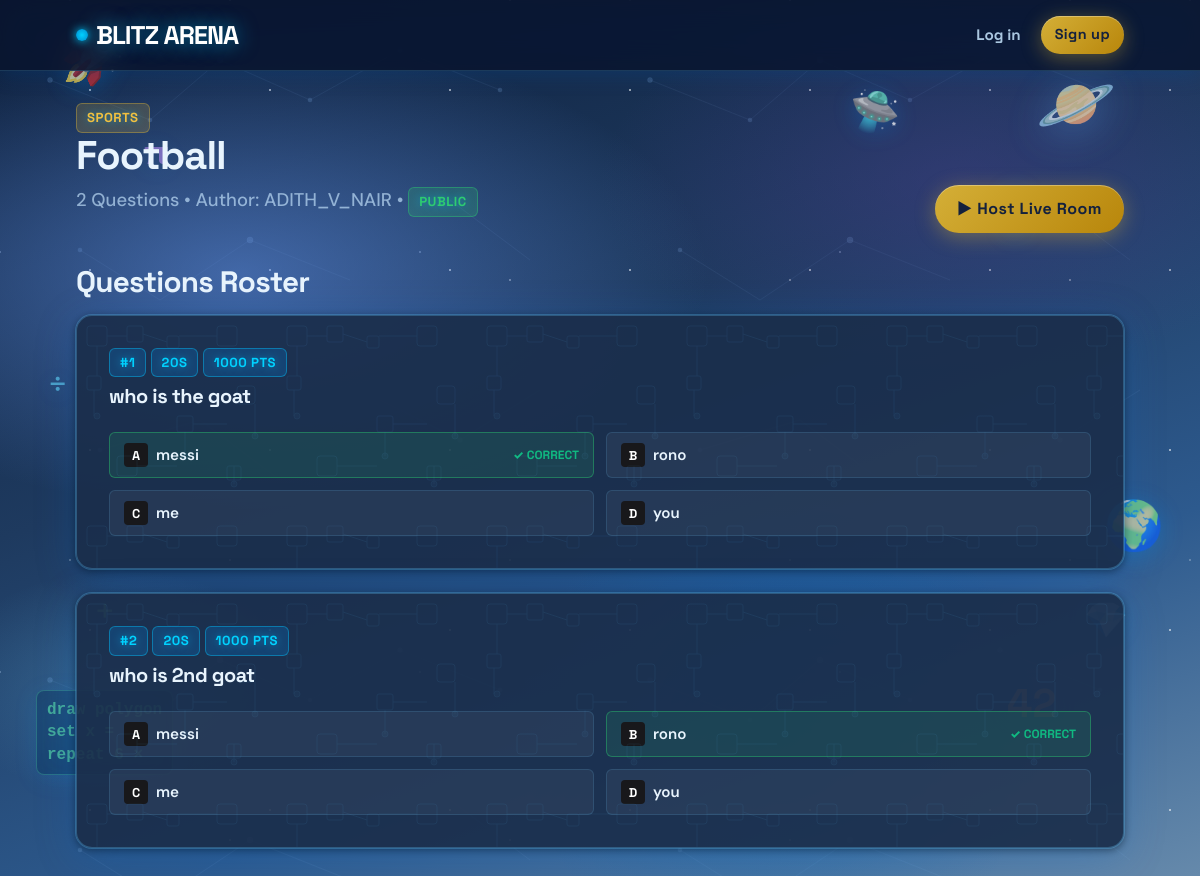
Page /quizzes/3/ on the committed database.
### apps/quizzes/models.py (models this page shows, shortened)
class Quiz(models.Model):
    owner = models.ForeignKey(
        settings.AUTH_USER_MODEL,
        on_delete=models.CASCADE,
        related_name='quizzes'
    )
    title = models.CharField(max_length=255)
    topic = models.CharField(max_length=100, blank=True, default='General')
    is_public = models.BooleanField(default=True)
    created_by_ai = models.BooleanField(default=False)
    created_at = models.DateTimeField(auto_now_add=True)
    class Meta:
        ordering = ['-created_at']

class Question(models.Model):
    quiz = models.ForeignKey(
        Quiz,
        on_delete=models.CASCADE,
        related_name='questions'
    )
    text = models.TextField()
    order = models.PositiveIntegerField(default=1)
    time_limit = models.PositiveIntegerField(default=20, help_text="Time limit in seconds")
    points = models.PositiveIntegerField(default=1000)
    class Meta:
        ordering = ['order', 'id']

class Option(models.Model):
    question = models.ForeignKey(
        Question,
        on_delete=models.CASCADE,
        related_name='options'
    )
    text = models.CharField(max_length=255)
    is_correct = models.BooleanField(default=False)

### apps/accounts/models.py (models this page shows, shortened)
class User(AbstractUser):
    avatar = models.CharField(max_length=50, default='default', blank=True)
    xp = models.PositiveIntegerField(default=0)

### apps/quizzes/views.py (the view)
# urls.py: path('<int:quiz_id>/', views.quiz_detail_view, name='quiz_detail'),
def quiz_detail_view(request, quiz_id):
    quiz = get_object_or_404(Quiz.objects.prefetch_related('questions__options'), id=quiz_id)
    is_owner = request.user.is_authenticated and quiz.owner == request.user
    return render(request, 'quizzes/detail.html', {
        'quiz': quiz,
        'is_owner': is_owner,
    })

### templates/quizzes/detail.html (shortened to what this page needs)
{% extends 'base.html' %}
{% block content %}
<div class="page-header">
  <div class="page-header-flex">
    <div>
      <div class="badge badge-accent">{{ quiz.topic }}</div>
      <h1 class="page-title">{{ quiz.title }}</h1>
      <p class="page-subtitle">
        {{ quiz.questions.count }} Question{{ quiz.questions.count|pluralize }} &bull; Author: {{ quiz.owner.username }}
        {% if quiz.is_public %}&bull; <span class="badge badge-good">Public</span>{% else %}&bull; <span class="badge">Private</span>{% endif %}
      </p>
    </div>
    <div class="header-actions">
      <a href="/rooms/create/{{ quiz.id }}/" class="btn btn-primary">&#9658; Host Live Room</a>
    </div>
  </div>
</div>
<div class="questions-section">
  <h2>Questions Roster</h2>
  {% if quiz.questions.all %}
    <div class="question-list">
      {% for question in quiz.questions.all %}
        <div class="card question-preview-card">
          <div class="card-header">
            <div>
              <span class="badge">#{{ question.order }}</span>
              <span class="badge">{{ question.time_limit }}s</span>
              <span class="badge">{{ question.points }} pts</span>
              <h3 class="card-title question-text-preview">{{ question.text }}</h3>
            </div>
          </div>
          <div class="options-preview-grid">
            {% for opt in question.options.all %}
              <div class="option-preview-item {% if forloop.counter0 == 0 %}opt-item-a{% elif forloop.counter0 == 1 %}opt-item-b{% elif forloop.counter0 == 2 %}opt-item-c{% else %}opt-item-d{% endif %} {% if opt.is_correct %}opt-correct{% endif %}">
                <span class="opt-letter">
                  {% if forloop.counter0 == 0 %}A{% elif forloop.counter0 == 1 %}B{% elif forloop.counter0 == 2 %}C{% else %}D{% endif %}
                </span>
                <span class="opt-text">{{ opt.text }}</span>
                {% if opt.is_correct %}
                  <span class="correct-tag">&#10003; Correct</span>
                {% endif %}
              </div>
            {% endfor %}
          </div>
        </div>
      {% endfor %}
    </div>
  {% endif %}
</div>
{% endblock %}

### static/css/tokens.css (style rules this page uses)
:root { --bg: #F4EFE6; --surface: #FFFFFF; --surface-alt: #FDFBF7; --ink: #18181B; --muted: #64748B; --muted-light: #94A3B8; --accent: #FF4D2E; --accent-hover: #E63E20; --accent-2: #FFD23F; --good: #10B981; --bad: #EF4444; --opt-a: #3B82F6; --opt-b: #F97316; --opt-c: #10B981; --opt-d: #8B5CF6; --border: 2.5px solid var(--ink); --border-thin: 1.5px solid var(--ink); --shadow: 4px 4px 0 var(--ink); --shadow-lg: 6px 6px 0 var(--ink); --shadow-sm: 2px 2px 0 var(--ink); --shadow-hover: 2px 2px 0 var(--ink); --shadow-active: 0px 0px 0 var(--ink); --radius: 10px; --radius-sm: 6px; --radius-full: 9999px; --font-head: 'Space Grotesk', system-ui, -apple-system, sans-serif; --font-body: 'DM Sans', system-ui, -apple-system, sans-serif; --space-2xs: 4px; --space-xs: 8px; --space-sm: 12px; --space-md: 16px; --space-lg: 24px; --space-xl: 32px; --space-2xl: 48px; --space-3xl: 64px; }

### static/css/base.css (style rules this page uses)
*, *::before, *::after { box-sizing: border-box; margin: 0; padding: 0; }
body { font-family: var(--font-body); background-color: var(--bg); background-image: radial-gradient(rgba(24, 24, 27, 0.12) 1.2px, transparent 1.2px); background-size: 24px 24px; color: var(--ink); min-height: 100vh; display: flex; flex-direction: column; line-height: 1.5; -webkit-font-smoothing: antialiased; }
h1, h2, h3, h4, h5, h6 { font-family: var(--font-head); font-weight: 700; line-height: 1.15; color: var(--ink); letter-spacing: -0.025em; }
h1 { font-size: 2.5rem; margin-bottom: var(--space-md); }
h2 { font-size: 1.85rem; margin-bottom: var(--space-sm); }
h3 { font-size: 1.3rem; margin-bottom: var(--space-xs); }
p { margin-bottom: var(--space-md); color: var(--ink); }
a { color: var(--ink); font-weight: 600; text-decoration: underline; text-decoration-thickness: 2px; text-underline-offset: 3px; cursor: pointer; transition: color 0.15s ease; }
.page-header { margin-bottom: var(--space-xl); text-align: left; }
.page-title { margin-bottom: var(--space-xs); display: flex; align-items: center; gap: var(--space-sm); flex-wrap: wrap; }
.page-subtitle { color: var(--muted); font-size: 1.15rem; font-weight: 500; max-width: 650px; }
.badge { display: inline-flex; align-items: center; gap: 4px; padding: 4px 10px; font-family: var(--font-head); font-size: 0.82rem; font-weight: 700; text-transform: uppercase; letter-spacing: 0.04em; border: var(--border-thin); border-radius: var(--radius-sm); background-color: var(--accent-2); color: var(--ink); box-shadow: 2px 2px 0 var(--ink); }
.badge-accent { background-color: var(--accent); color: #FFFFFF; }
.badge-good { background-color: var(--good); color: #FFFFFF; }

### rows in the picture
Quiz: topic "SPORTS", title "Football", questions.count "2", owner.username "ADITH_V_NAIR"
Question: order "1", time_limit "20", points "1000", text "who is the goat"
Option: shows "A", text "messi", is_correct "✓ CORRECT"
Option: shows "B", text "rono"
Option: shows "C", text "me"
Option: shows "D", text "you"
Question: order "2", time_limit "20", points "1000", text "who is 2nd goat"
Option: shows "A", text "messi"
Option: shows "B", text "rono", is_correct "✓ CORRECT"
Option: shows "C", text "me"
Option: shows "D", text "you"
